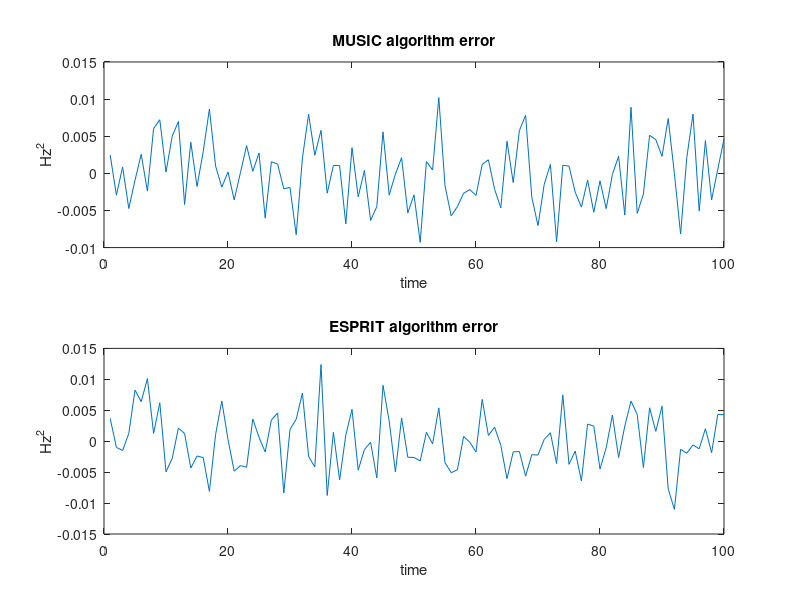

Write the MATLAB code that produced this figure.
close all;clear ;clc;
load music.mat;
f_music=f_e;
load esprit.mat;
f_esprit=f_e;
figure;
subplot(2,1,1)
plot(1:length(f_music),f_music-324.2333);
title('MUSIC algorithm error');
xlabel('time');
ylabel('Hz^2');
subplot(2,1,2)
plot(1:length(f_esprit),f_esprit-324.2333);
title('ESPRIT algorithm error');
xlabel('time');
ylabel('Hz^2');

